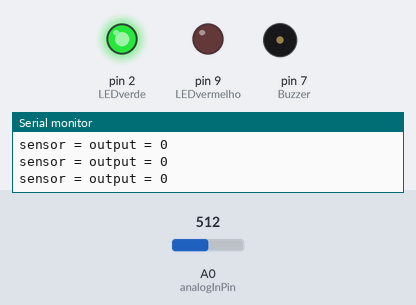
The sketch below on a simulated Arduino Uno, built with avr-gcc and run on an emulated ATmega328P. Parts: output pins drawn as LEDs (lit = HIGH), buzzer (waves = sounding), the last lines printed to the serial monitor. The test bench sets the inputs (shaded band); at power-on: A0 (analogInPin) = 512.

Above: at 1.2 s.
1.3 s: A0 (analogInPin) set to 522
At 2.5 s:
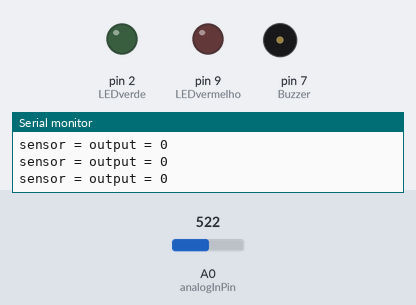
2.8 s: A0 (analogInPin) set to 491
At 4.0 s:
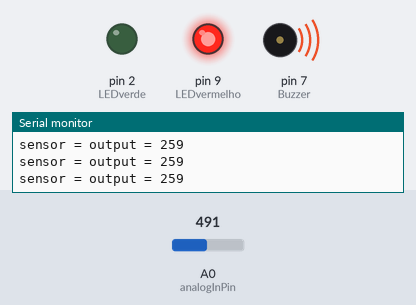
4.3 s: A0 (analogInPin) set to 716
At 4.7 s:
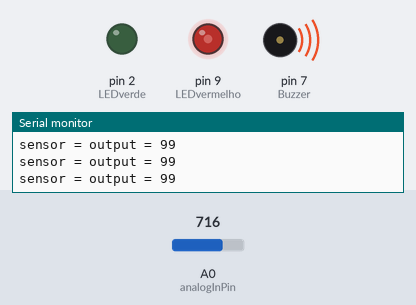
5.8 s: A0 (analogInPin) set to 900
At 6.9 s:
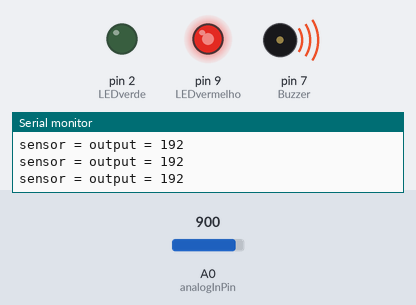
7.3 s: A0 (analogInPin) set to 1023
At 8.7 s:
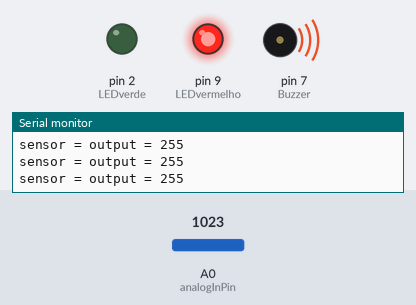
Timing chart, 0 to 9.8 s (numbered marks = the images above; inputs shaded):
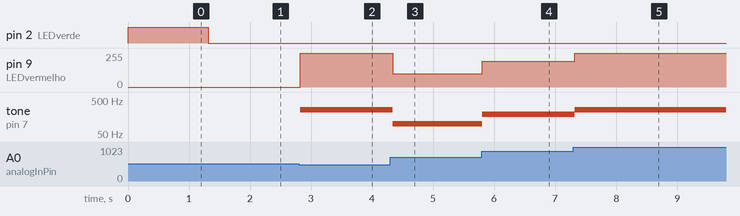

Measured:
- the behaviour switches between 521 and 522 on A0 (analogInPin) (found by bisection; images 0 and 1)
- after the input at 1.3 s, pin 2 (LEDverde): HIGH → LOW at once
- after the input at 2.8 s, pin 9 (LEDvermelho): 0/255 → 255/255 at once; tone on pin 7 (Buzzer): silent → 259 Hz at once
- after the input at 4.3 s, pin 9 (LEDvermelho): 255/255 → 99/255 at once; tone on pin 7 (Buzzer): 259 Hz → 99 Hz at once
- after the input at 5.8 s, pin 9 (LEDvermelho): 99/255 → 192/255 at once; tone on pin 7 (Buzzer): 99 Hz → 192 Hz at once
- after the input at 7.3 s, pin 9 (LEDvermelho): 192/255 → 255/255 at once; tone on pin 7 (Buzzer): 192 Hz → 255 Hz at once

The sketch:

Jogo_de_precisao.ino
```cpp
/*
   Jogo de precisão - Código envolvendo maior parte dos exemplos.
  Utilizado como base: AnalogReadSerial
  O exemplo utilizava-se de um sinal PWM regulado por um potenciômetro para variar a luminosidade
  de um LED.

  Nesta versão do código, o potênciometro regula a luminosidade do LED vermelho, e também a frequência
  tocada no buzzer. Porém, dentro de uma determinada faixa de valores na leitura do potenciômetro(MinFaixa~MaxFaixa),
  o LED vermelho é desligado, o LED verde é ligado, e o buzzer desligado, indicando que a resistência do
  potenciômetro se enquadra na faixa configurada.
*/

#define MinFaixa  501
#define MaxFaixa  521

int sensorValue = 0;
int outputValue = 0;

#define analogInPin A0
#define LEDvermelho 9
#define LEDverde 2
#define Buzzer 7

void setup() {
  pinMode(LEDverde, OUTPUT);
  pinMode(LEDvermelho, OUTPUT);
  pinMode(Buzzer, OUTPUT);
  Serial.begin(9600);
}

void loop() {

  sensorValue = analogRead(analogInPin);

  if (MinFaixa < sensorValue && MaxFaixa > sensorValue) {
    noTone(Buzzer);
    digitalWrite(LEDverde, HIGH);
    analogWrite(LEDvermelho, 0);
  } else {
    if (sensorValue < MinFaixa) {
      outputValue = map(sensorValue, MinFaixa, 1023, 255, 0);
      tone(Buzzer, outputValue);
      digitalWrite(LEDverde, LOW);
      if (outputValue > 255) {
        analogWrite(LEDvermelho, 255);
      } else {
        analogWrite(LEDvermelho, outputValue);
      }
    }
    if (sensorValue > MaxFaixa ) {
      outputValue = 0;
      outputValue = map(sensorValue, MaxFaixa, 1023, 0, 255);
      tone(Buzzer, outputValue);
      digitalWrite(LEDverde, LOW);
      analogWrite(LEDvermelho, outputValue);
    }
  }

  Serial.print("sensor = ");
  Serial.printl(sensorValue);
  Serial.print("output = ");
  Serial.println(outputValue);

  delay(50);
}
```
